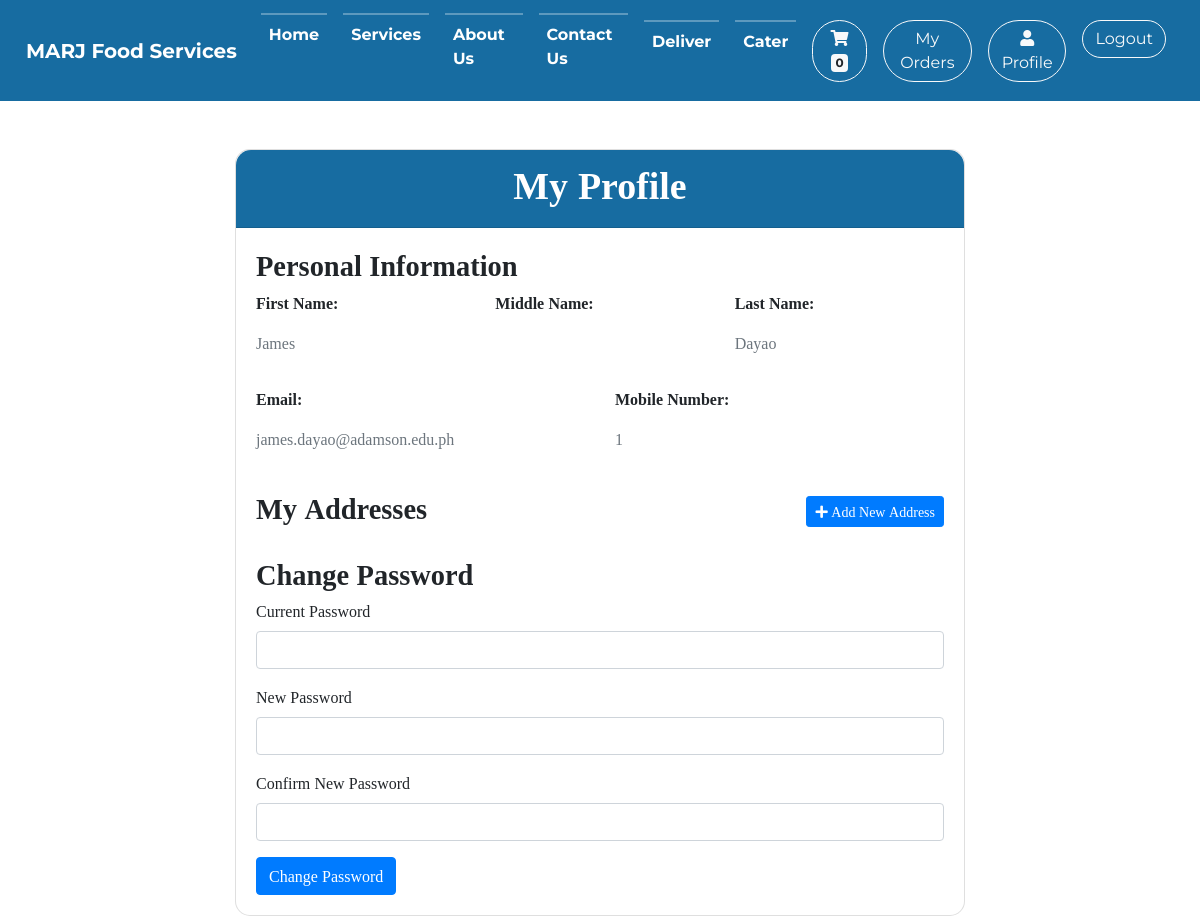
Page /modules/profile.php (signed in) on the committed database.
### tables this page shows
CREATE TABLE IF NOT EXISTS `users` (
  `user_id` int NOT NULL AUTO_INCREMENT,
  `fname` varchar(250) NOT NULL,
  `mname` varchar(250) DEFAULT NULL,
  `lname` varchar(250) NOT NULL,
  `email_add` varchar(250) NOT NULL,
  `mobile_num` varchar(250) NOT NULL,
  `password` varchar(250) NOT NULL,
  `emailv` enum('Yes','No') NOT NULL,
  `OTPC` int DEFAULT NULL,
  `OTPE` datetime DEFAULT NULL,
  `role_id` int NOT NULL,
  `created_at` timestamp NULL DEFAULT CURRENT_TIMESTAMP,
  PRIMARY KEY (`user_id`)
);

### modules/profile.php (the view, shortened to what this page needs)
<?php
include("dbconi.php");
$user_id = $_SESSION['user_id'];
$query = "SELECT fname, mname, lname, email_add, mobile_num FROM users WHERE user_id = ?";
$stmt = mysqli_prepare($dbc, $query);
mysqli_stmt_bind_param($stmt, "i", $user_id);
mysqli_stmt_execute($stmt);
$result = mysqli_stmt_get_result($stmt);
$user_data = mysqli_fetch_assoc($result);
?>
<!DOCTYPE html>
<html lang="en">
<head>
    <link rel="stylesheet" href="https://maxcdn.bootstrapcdn.com/bootstrap/4.5.2/css/bootstrap.min.css">
    <link rel="stylesheet" href="https://cdnjs.cloudflare.com/ajax/libs/font-awesome/5.15.4/css/all.min.css">
    <link rel="stylesheet" href="<?php echo BASE_URL; ?>/vendor/style1.css">
</head>
<body>
    <?php include("navigation.php"); ?>
    <div class="container mt-5">
        <div class="row justify-content-center">
            <div class="col-md-8">
                <div class="card" style="border-radius: 15px;">
                    <div class="card-header text-center" style="background-color: var(--accent); color: white; border-radius: 15px 15px 0 0;">
                        <h3>My Profile</h3>
                    </div>
                    <div class="card-body">
                        <div class="user-info mb-4">
                            <h4>Personal Information</h4>
                            <div class="row">
                                <div class="col-md-4">
                                    <p><strong>First Name:</strong></p>
                                    <p class="text-muted"><?php echo htmlspecialchars($user_data['fname']); ?></p>
                                </div>
                                <div class="col-md-4">
                                    <p><strong>Middle Name:</strong></p>
                                </div>
                                <div class="col-md-4">
                                    <p><strong>Last Name:</strong></p>
                                    <p class="text-muted"><?php echo htmlspecialchars($user_data['lname']); ?></p>
                                </div>
                            </div>
                            <div class="row mt-3">
                                <div class="col-md-6">
                                    <p><strong>Email:</strong></p>
                                    <p class="text-muted"><?php echo htmlspecialchars($user_data['email_add']); ?></p>
                                </div>
                                <div class="col-md-6">
                                    <p><strong>Mobile Number:</strong></p>
                                    <p class="text-muted"><?php echo htmlspecialchars($user_data['mobile_num']); ?></p>
                                </div>
                            </div>
                        </div>
                        <div class="address-management mb-4">
                            <div class="d-flex justify-content-between align-items-center">
                                <h4>My Addresses</h4>
                                <button type="button" class="btn btn-primary btn-sm" data-toggle="modal" data-target="#addAddressModal">
                                    <i class="fas fa-plus"></i> Add New Address
                                </button>
                            </div>
                        </div>
                        <div class="change-password mt-4">
                            <h4>Change Password</h4>
                            <form id="changePasswordForm">
                                <div class="form-group">
                                    <label for="current_password">Current Password</label>
                                    <input type="password" class="form-control" id="current_password" name="current_password" required>
                                </div>
                                <div class="form-group">
                                    <label for="new_password">New Password</label>
                                    <input type="password" class="form-control" id="new_password" name="new_password" required>
                                </div>
                                <div class="form-group">
                                    <label for="confirm_password">Confirm New Password</label>
                                    <input type="password" class="form-control" id="confirm_password" name="confirm_password" required>
                                </div>
                                <button type="submit" class="btn btn-primary">Change Password</button>
                            </form>
                        </div>
                    </div>
                </div>
            </div>
        </div>
    </div>
</body>
</html>

### rows in the picture
users: fname "James", lname "Dayao", email_add "james.dayao@adamson.edu.ph", mobile_num "1"
